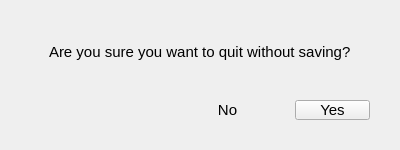
<?xml version="1.0" encoding="UTF-8"?>
<ui version="4.0">
 <class>UnsavedChanges</class>
 <widget class="QDialog" name="UnsavedChanges">
  <property name="geometry">
   <rect>
    <x>0</x>
    <y>0</y>
    <width>400</width>
    <height>150</height>
   </rect>
  </property>
  <property name="sizePolicy">
   <sizepolicy hsizetype="Fixed" vsizetype="Fixed">
    <horstretch>0</horstretch>
    <verstretch>0</verstretch>
   </sizepolicy>
  </property>
  <property name="windowTitle">
   <string>Unsaved changes</string>
  </property>
  <layout class="QVBoxLayout" name="verticalLayout">
   <property name="spacing">
    <number>0</number>
   </property>
   <property name="leftMargin">
    <number>0</number>
   </property>
   <property name="topMargin">
    <number>20</number>
   </property>
   <property name="rightMargin">
    <number>0</number>
   </property>
   <property name="bottomMargin">
    <number>0</number>
   </property>
   <item alignment="Qt::AlignHCenter|Qt::AlignVCenter">
    <widget class="QLabel" name="label">
     <property name="font">
      <font>
       <pointsize>11</pointsize>
      </font>
     </property>
     <property name="text">
      <string>Are you sure you want to quit without saving?</string>
     </property>
    </widget>
   </item>
   <item>
    <layout class="QHBoxLayout" name="horizontalLayout">
     <property name="spacing">
      <number>30</number>
     </property>
     <property name="leftMargin">
      <number>30</number>
     </property>
     <property name="topMargin">
      <number>0</number>
     </property>
     <property name="rightMargin">
      <number>30</number>
     </property>
     <property name="bottomMargin">
      <number>15</number>
     </property>
     <item>
      <spacer name="horizontalSpacer">
       <property name="orientation">
        <enum>Qt::Horizontal</enum>
       </property>
       <property name="sizeHint" stdset="0">
        <size>
         <width>40</width>
         <height>20</height>
        </size>
       </property>
      </spacer>
     </item>
     <item alignment="Qt::AlignHCenter|Qt::AlignVCenter">
      <widget class="QPushButton" name="no_button">
       <property name="sizePolicy">
        <sizepolicy hsizetype="Minimum" vsizetype="Minimum">
         <horstretch>0</horstretch>
         <verstretch>0</verstretch>
        </sizepolicy>
       </property>
       <property name="minimumSize">
        <size>
         <width>75</width>
         <height>20</height>
        </size>
       </property>
       <property name="maximumSize">
        <size>
         <width>75</width>
         <height>20</height>
        </size>
       </property>
       <property name="font">
        <font>
         <pointsize>11</pointsize>
        </font>
       </property>
       <property name="cursor">
        <cursorShape>PointingHandCursor</cursorShape>
       </property>
       <property name="text">
        <string>No</string>
       </property>
       <property name="flat">
        <bool>true</bool>
       </property>
      </widget>
     </item>
     <item alignment="Qt::AlignHCenter|Qt::AlignVCenter">
      <widget class="QPushButton" name="yes_button">
       <property name="sizePolicy">
        <sizepolicy hsizetype="Minimum" vsizetype="Minimum">
         <horstretch>0</horstretch>
         <verstretch>0</verstretch>
        </sizepolicy>
       </property>
       <property name="minimumSize">
        <size>
         <width>75</width>
         <height>20</height>
        </size>
       </property>
       <property name="maximumSize">
        <size>
         <width>75</width>
         <height>20</height>
        </size>
       </property>
       <property name="font">
        <font>
         <pointsize>11</pointsize>
        </font>
       </property>
       <property name="cursor">
        <cursorShape>PointingHandCursor</cursorShape>
       </property>
       <property name="text">
        <string>Yes</string>
       </property>
       <property name="flat">
        <bool>false</bool>
       </property>
      </widget>
     </item>
    </layout>
   </item>
  </layout>
  <action name="action_no">
   <property name="text">
    <string>no</string>
   </property>
   <property name="shortcut">
    <string>Ctrl+W</string>
   </property>
  </action>
  <action name="action_yes">
   <property name="text">
    <string>yes</string>
   </property>
  </action>
 </widget>
 <resources/>
 <connections>
  <connection>
   <sender>no_button</sender>
   <signal>clicked()</signal>
   <receiver>action_no</receiver>
   <slot>trigger()</slot>
   <hints>
    <hint type="sourcelabel">
     <x>114</x>
     <y>109</y>
    </hint>
    <hint type="destinationlabel">
     <x>-1</x>
     <y>-1</y>
    </hint>
   </hints>
  </connection>
  <connection>
   <sender>yes_button</sender>
   <signal>clicked()</signal>
   <receiver>action_yes</receiver>
   <slot>trigger()</slot>
   <hints>
    <hint type="sourcelabel">
     <x>284</x>
     <y>109</y>
    </hint>
    <hint type="destinationlabel">
     <x>-1</x>
     <y>-1</y>
    </hint>
   </hints>
  </connection>
 </connections>
</ui>
